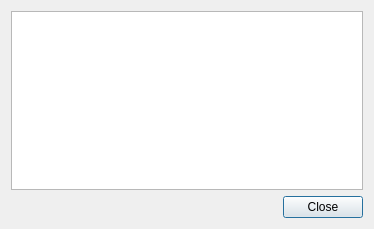
<?xml version="1.0" encoding="UTF-8"?>
<ui version="4.0">
 <class>ExternProcessRun</class>
 <widget class="QDialog" name="ExternProcessRun">
  <property name="geometry">
   <rect>
    <x>0</x>
    <y>0</y>
    <width>374</width>
    <height>229</height>
   </rect>
  </property>
  <property name="windowTitle">
   <string>Dialog</string>
  </property>
  <layout class="QVBoxLayout" name="verticalLayout">
   <item>
    <widget class="QPlainTextEdit" name="log">
     <property name="readOnly">
      <bool>true</bool>
     </property>
     <property name="textInteractionFlags">
      <set>Qt::TextSelectableByKeyboard|Qt::TextSelectableByMouse</set>
     </property>
    </widget>
   </item>
   <item>
    <layout class="QHBoxLayout" name="horizontalLayout">
     <item>
      <spacer name="horizontalSpacer">
       <property name="orientation">
        <enum>Qt::Horizontal</enum>
       </property>
       <property name="sizeHint" stdset="0">
        <size>
         <width>40</width>
         <height>20</height>
        </size>
       </property>
      </spacer>
     </item>
     <item>
      <widget class="QPushButton" name="closeButton">
       <property name="text">
        <string>Close</string>
       </property>
      </widget>
     </item>
    </layout>
   </item>
  </layout>
 </widget>
 <resources/>
 <connections/>
</ui>
